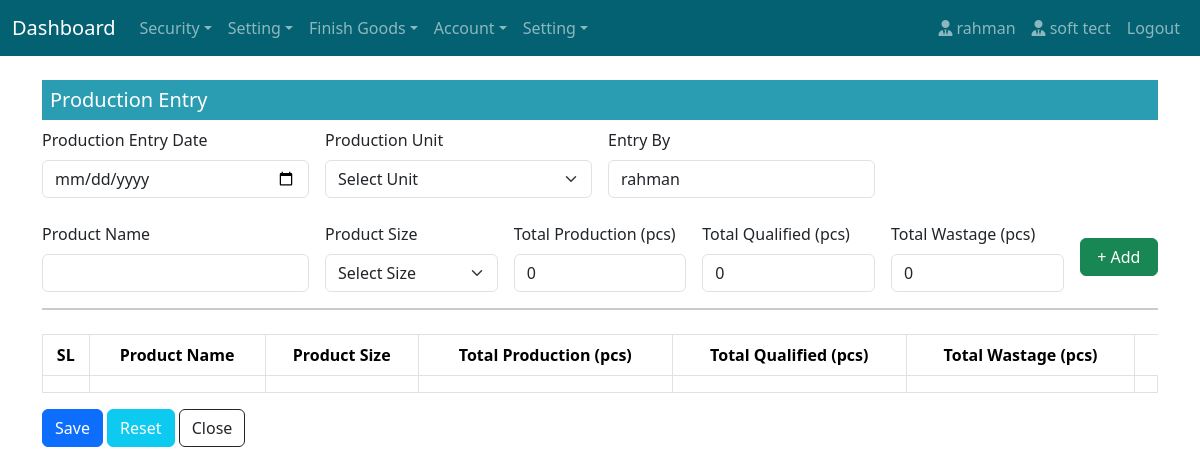
Page /Add_productionentry/ (signed in) on the committed database.
### inven_app/models.py (models this page shows, shortened)
class CustomUser(AbstractUser):
     phone= models.CharField(max_length=15, blank=True, null=True)
     designation=models.CharField(max_length=100)
     objects = CustomUserManager()

class Orgnaiztion_add(models.Model):
    Organization_name=models.CharField(max_length=200)
    adress=models.CharField(max_length=200)
    Phone_Number= models.IntegerField()
    email=models.EmailField( max_length=254)
    contact_person=models.CharField( max_length=100)
    Logo=models.ImageField(upload_to='image/', height_field=None, width_field=None, max_length=None)

### inven_app/views.py (the view, shortened to what this page needs)
# urls.py: path('Add_productionentry/',Add_production,name='Apde'),
def Add_production(request):
    return render(request, 'add_production.html')

### inven_app/context_processors.py (called while the page is built)
def organization_list(request):
    org = Orgnaiztion_add.objects.first()
    return {'org_name': org}

### inven_app/templates/add_production.html (shortened to what this page needs)
{% extends 'base.html' %}
{% block main %}
<div>
    <div class="container mt-4">
    <h5 class="p-2 text-white" style="background-color:#2a9db2;">Production Entry</h5>
    <form id="productionForm" method='POST'>
        <div class="row g-3 align-items-center">
            <div class="col-md-3">
                <label class="form-label">Production Entry Date</label>
                <input type="date" name='date' class="form-control">
            </div>
            <div class="col-md-3">
                <label class="form-label">Production Unit</label>
                <select class="form-select" name="production_unit">
                    <option value="">Select Unit</option>
                </select>
            </div>
           <div class="col-md-3">
            <label class="form-label">Entry By</label>
            <input type="text" class="form-control" value="{{ request.user.username }}" readonly>
           </div>
        </div>
        <div class="row g-3 align-items-center mt-2">
            <div class="col-md-3">
                <label class="form-label">Product Name</label>
                <input type="text" id="product-search" name='Product-Name' class="form-control" >
            </div>
            <div class="col-md-2">
                <label class="form-label">Product Size</label>
                <select class="form-select" name="product_size">
                    <option value="">Select Size</option>
                </select>
            </div>
            <div class="col-md-2">
                <label class="form-label">Total Production (pcs)</label>
                <input type="number" name='total-p' class="form-control" value="0" >
            </div>
            <div class="col-md-2">
                <label class="form-label">Total Qualified (pcs)</label>
                <input type="number" name='total-Q' class="form-control" value="0" >
            </div>
            <div class="col-md-2">
                <label class="form-label">Total Wastage (pcs)</label>
                <input type="number" name='total-w' class="form-control" value="0">
            </div>
            <div class="col-md-1 d-flex align-items-end">
                <button type="submit" class="btn btn-success w-100">+ Add</button>
            </div>
        </div>
    </form>
<hr style="border: none; height: 2px; background-color: #333;">
    <div class="mt-4">
        <table class="table table-bordered text-center align-middle">
            <thead style="background-color:#2a9db2; color:white;">
                <tr>
                    <th>SL</th>
                    <th>Product Name</th>
                    <th>Product Size</th>
                    <th>Total Production (pcs)</th>
                    <th>Total Qualified (pcs)</th>
                    <th>Total Wastage (pcs)</th>
                </tr>
            </thead>
            <tbody>
                <tr>
                    <td></td>
                    <td></td>
                    <td></td>
                    <td></td>
                    <td></td>
                    <td></td>
                    <td></td>
                </tr>
            </tbody>
        </table>
    </div>
    <div class="mt-3">
        <button type="submit" class="btn btn-primary">Save</button>
        <button type="reset" class="btn btn-info text-white">Reset</button>
        <button type="button" class="btn btn-outline-dark">Close</button>
    </div>
</div>
</div>
{% endblock  %}

### inven_app/templates/base.html (shortened to what this page needs)
<!doctype html>
<html lang="en">
  <head>
    <link href="https://cdn.jsdelivr.net/npm/bootstrap@5.3.7/dist/css/bootstrap.min.css" rel="stylesheet">
    <link rel="stylesheet" href="https://cdnjs.cloudflare.com/ajax/libs/font-awesome/6.5.0/css/all.min.css">
</head>
  <body>
    <div>
  <!DOCTYPE html>
<html lang="en">
<head>
    <link href="https://cdn.jsdelivr.net/npm/bootstrap@5.3.3/dist/css/bootstrap.min.css" rel="stylesheet">
    <link rel="stylesheet" href="https://cdnjs.cloudflare.com/ajax/libs/font-awesome/6.5.0/css/all.min.css">
    <link rel="stylesheet" href="https://cdn.jsdelivr.net/npm/bootstrap-icons@1.10.5/font/bootstrap-icons.css">
</head>
<body>
<nav class="navbar navbar-expand-lg navbar-dark" style="background-color: #046171ff;">
  <div class="container-fluid">
    <a class="navbar-brand" href="{% url 'home' %}">Dashboard</a>
    <div class="collapse navbar-collapse" id="navbarMain">
      <ul class="navbar-nav me-auto mb-2 mb-lg-0 text-white">
        <li class="nav-item dropdown ">
          <a class="nav-link dropdown-toggle" href="#" data-bs-toggle="dropdown">Security</a>
        </li>
        <li class="nav-item dropdown">
          <a class="nav-link dropdown-toggle" href="#" data-bs-toggle="dropdown">Setting</a>
        </li>
        <li class="nav-item dropdown">
          <a class="nav-link dropdown-toggle" href="#" data-bs-toggle="dropdown">Finish Goods</a>
        </li>
        <li class="nav-item dropdown">
          <a class="nav-link dropdown-toggle" href="#" data-bs-toggle="dropdown">Account</a>
        </li>
        <li class="nav-item dropdown">
          <a class="nav-link dropdown-toggle" href="#" data-bs-toggle="dropdown">Setting</a>
        </li>
      </ul>
      <ul class="navbar-nav">
        <li class="nav-item"><a class="nav-link" href="#">
        <i class="fa-solid fa-user-tie"></i>
        {% if request.user.is_authenticated %}
            {{ request.user.username }}
        {% else %}
            Guest
        {% endif %}
        </a>
        </li>
        <a class="nav-link" href="#"><i class="fa-solid fa-user-tie"></i> {{ org_name.Organization_name }}</a>
        <li class="nav-item"><a class="nav-link" href="{% url 'logout' %}" class="btn btn-danger">Logout</a></li>
      </ul>
    </div>
  </div>
</nav>
{% block main%}
{% endblock%}
</body>
</html>

### rows in the picture
CustomUser: user.username "rahman"
Orgnaiztion_add: Organization_name "soft tect"
